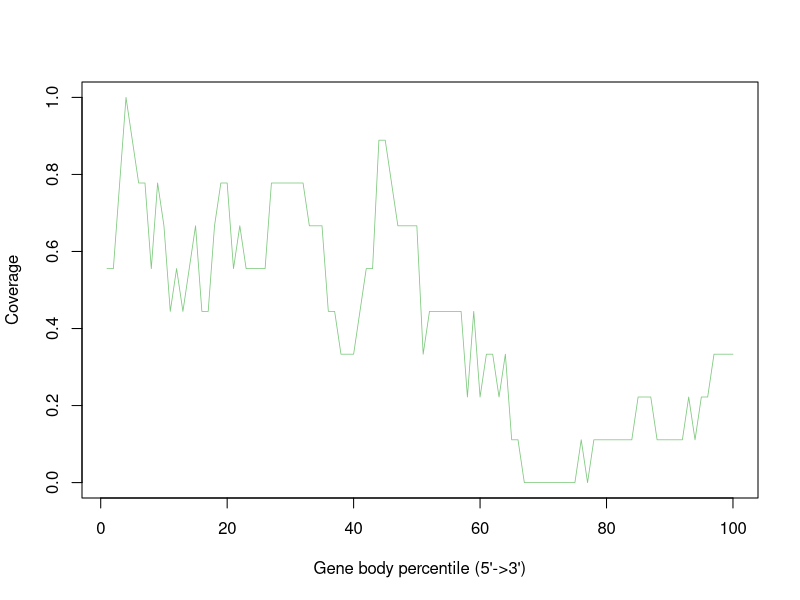

Reproduce this figure in R.
Mmus_BAL_TAL_RRTN_BSL_Rep4_B10_Aligned.sortedByCoord_sorted.out <- c(0.5555555555555556,0.5555555555555556,0.7777777777777778,1.0,0.8888888888888888,0.7777777777777778,0.7777777777777778,0.5555555555555556,0.7777777777777778,0.6666666666666666,0.4444444444444444,0.5555555555555556,0.4444444444444444,0.5555555555555556,0.6666666666666666,0.4444444444444444,0.4444444444444444,0.6666666666666666,0.7777777777777778,0.7777777777777778,0.5555555555555556,0.6666666666666666,0.5555555555555556,0.5555555555555556,0.5555555555555556,0.5555555555555556,0.7777777777777778,0.7777777777777778,0.7777777777777778,0.7777777777777778,0.7777777777777778,0.7777777777777778,0.6666666666666666,0.6666666666666666,0.6666666666666666,0.4444444444444444,0.4444444444444444,0.3333333333333333,0.3333333333333333,0.3333333333333333,0.4444444444444444,0.5555555555555556,0.5555555555555556,0.8888888888888888,0.8888888888888888,0.7777777777777778,0.6666666666666666,0.6666666666666666,0.6666666666666666,0.6666666666666666,0.3333333333333333,0.4444444444444444,0.4444444444444444,0.4444444444444444,0.4444444444444444,0.4444444444444444,0.4444444444444444,0.2222222222222222,0.4444444444444444,0.2222222222222222,0.3333333333333333,0.3333333333333333,0.2222222222222222,0.3333333333333333,0.1111111111111111,0.1111111111111111,0.0,0.0,0.0,0.0,0.0,0.0,0.0,0.0,0.0,0.1111111111111111,0.0,0.1111111111111111,0.1111111111111111,0.1111111111111111,0.1111111111111111,0.1111111111111111,0.1111111111111111,0.1111111111111111,0.2222222222222222,0.2222222222222222,0.2222222222222222,0.1111111111111111,0.1111111111111111,0.1111111111111111,0.1111111111111111,0.1111111111111111,0.2222222222222222,0.1111111111111111,0.2222222222222222,0.2222222222222222,0.3333333333333333,0.3333333333333333,0.3333333333333333,0.3333333333333333)


pdf("Mmus_BAL-TAL_RRTN_BSL_Rep4_B10.geneBodyCoverage.curves.pdf")
x=1:100
icolor = colorRampPalette(c("#7fc97f","#beaed4","#fdc086","#ffff99","#386cb0","#f0027f"))(1)
plot(x,Mmus_BAL_TAL_RRTN_BSL_Rep4_B10_Aligned.sortedByCoord_sorted.out,type='l',xlab="Gene body percentile (5'->3')", ylab="Coverage",lwd=0.8,col=icolor[1])
dev.off()
